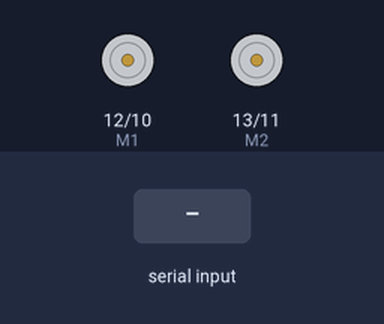
The sketch below on a simulated Arduino Uno, built with avr-gcc and run on an emulated ATmega328P. Shown: direction and speed pins drawn as motors (green arrow = direction pin HIGH = forward, orange = LOW = backward, longer = more drive). Inputs (shaded band) come from the test bench.

Above: at 1.2 s.
1.3 s: "F" received over the second serial link
At 2.3 s:
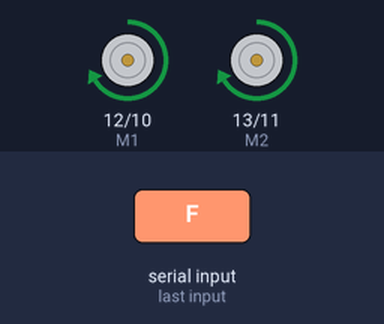
2.8 s: "B" received over the second serial link
At 3.5 s:
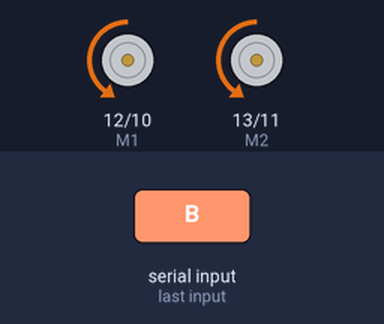
4.3 s: "L" received over the second serial link
At 4.6 s:
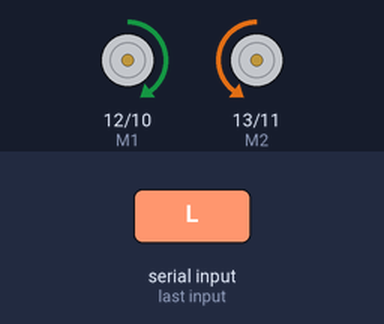
5.8 s: "R" received over the second serial link
At 7.0 s:
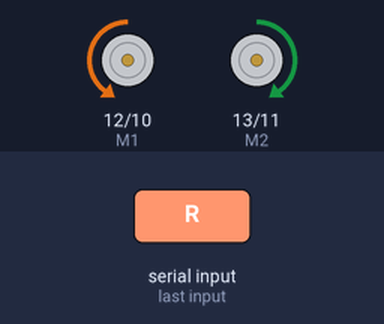
7.3 s: "Y" received over the second serial link
At 8.1 s:
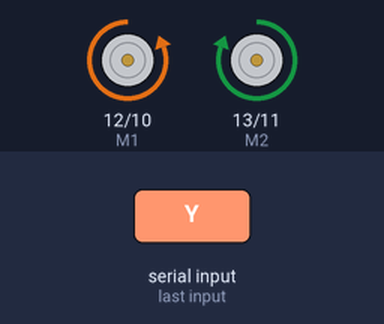
8.8 s: "X" received over the second serial link
At 9.2 s:
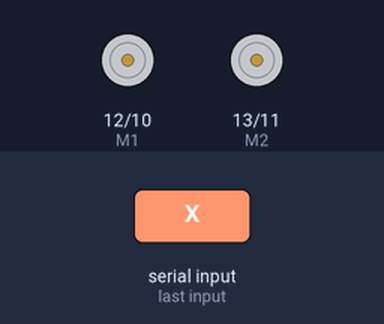
Timing chart, 0 to 11.3 s (numbered marks = the images above; inputs shaded):
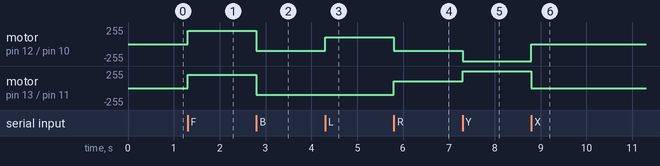

The sketch:

bluetooth-robot_iOS.ino
```cpp
// This is for the BitBlue app from Bitbus inc.
// Standard settings: A B X Y F B R L S-start C-Select
#include <SoftwareSerial.h>

int E1 = 10; // enable - with PWM
int M1 = 12;
int E2 = 11;
int M2 = 13;
int spd = 0;
char BTinput = '0';

SoftwareSerial BTSerial(8, 3);   // RX | TX

void setup() {
  pinMode(M1, OUTPUT);
  pinMode(M2, OUTPUT);
  analogWrite(E1, spd);
  analogWrite(E2, spd);

  BTSerial.begin(9600);  // HC-05 default speed in AT 38400
}

void loop() {
  if (BTSerial.available())
  {
    BTinput = BTSerial.read();
    if(BTinput == 'F') { // up - forward
        digitalWrite(M1, HIGH);
        digitalWrite(M2, HIGH);
        if(spd == 0) spd = 200;
    }
    if(BTinput == 'B') { // down - backward
        digitalWrite(M1, LOW);
        digitalWrite(M2, LOW);
        if(spd == 0) spd = 200;
    }
    if(BTinput == 'L') { // left turn
        digitalWrite(M1, HIGH);
        digitalWrite(M2, LOW);
        if(spd == 0) spd = 128;
    }
    if(BTinput == 'R') { // right turn
        digitalWrite(M1, LOW);
        digitalWrite(M2, HIGH);
        if(spd == 0) spd = 128;
    }
    if(BTinput == 'A') spd = 75;  // slow
    if(BTinput == 'B') spd = 100; // medium
    if(BTinput == 'Y') spd = 255; // turbo
    if(BTinput == 'X') spd = 0;   // stop
    analogWrite(E1, spd);
    analogWrite(E2, spd);
  }
}
```

Measured:
- after the input at 1.3 s, motor on pin 12 (M1) / pin 10 (E1), motor on pin 13 (M2) / pin 11 (E2): stopped → forward 200/255 at once
- after the input at 2.8 s, motor on pin 12 (M1) / pin 10 (E1), motor on pin 13 (M2) / pin 11 (E2): forward 200/255 → backward 100/255 at once
- after the input at 4.3 s, motor on pin 12 (M1) / pin 10 (E1): backward 100/255 → forward 100/255 at once
- after the input at 5.8 s, motor on pin 12 (M1) / pin 10 (E1): forward 100/255 → backward 100/255 at once; motor on pin 13 (M2) / pin 11 (E2): backward 100/255 → forward 100/255 at once
- after the input at 7.3 s, motor on pin 12 (M1) / pin 10 (E1): backward 100/255 → backward 255/255 at once; motor on pin 13 (M2) / pin 11 (E2): forward 100/255 → forward 255/255 at once
- after the input at 8.8 s, motor on pin 12 (M1) / pin 10 (E1): backward 255/255 → stopped at once; motor on pin 13 (M2) / pin 11 (E2): forward 255/255 → stopped at once
